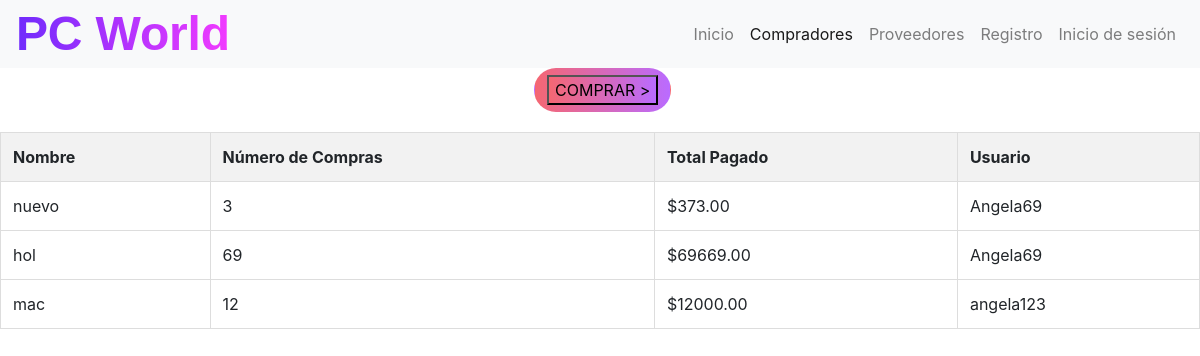
Page /compradores/ on the committed database.
### tasts/models.py (models this page shows, shortened)
class Comprador(models.Model):
    nombre = models.CharField(max_length=100)
    num_compras = models.IntegerField()
    total_pagado = models.DecimalField(max_digits=10, decimal_places=2)
    user = models.ForeignKey(User, on_delete=models.CASCADE)

### tasts/views.py (the view)
# urls.py: path('compradores/', views.lista_compradores, name='compradores'),
def lista_compradores(request):
    compradores = Comprador.objects.all()
    return render(request, 'list_compradores.html', {'compradores': compradores})

### tasts/templates/list_compradores.html (shortened to what this page needs)
{% extends 'base.html' %} {% block content %}
<a
  href="/crear_comprador/"
  class="btn btn-primary no-darken"
  style="
    border: 1px solid rgba(0, 0, 0, 0);
    border-radius: 980px;
    box-sizing: content-box;
    color: rgb(255, 255, 255);
    background-image: linear-gradient(
      90deg,
      rgb(245, 103, 114),
      rgb(186, 107, 255)
    );
    margin-left: 44.5% !important;
    margin-right: 44% !important;
    position: relative;
    z-index: 2; /* Asegura que este elemento esté sobre la capa de filtro oscuro */
  "
>
  <button
    style="
      background-image: linear-gradient(
        90deg,
        rgb(245, 103, 114),
        rgb(186, 107, 255)
      );
    "
  >
    COMPRAR >
  </button>
</a>
<table>
  <thead>
    <tr>
      <th>Nombre</th>
      <th>Número de Compras</th>
      <th>Total Pagado</th>
      <th>Usuario</th>
    </tr>
  </thead>
  <tbody>
    {% for comprador in compradores %}
    <tr>
      <td>{{ comprador.nombre }}</td>
      <td>{{ comprador.num_compras }}</td>
      <td>${{ comprador.total_pagado }}</td>
      <td>{{ comprador.user.username }}</td>
    </tr>
    {% endfor %}
  </tbody>
</table>
{% endblock %}

### tasts/templates/base.html (shortened to what this page needs)
<!DOCTYPE html>
<html lang="es">
  <head>
    <link
      rel="stylesheet"
      href="https://stackpath.bootstrapcdn.com/bootstrap/4.3.1/css/bootstrap.min.css"
    />
  </head>
  <body>
    <nav class="navbar navbar-expand-lg navbar-light bg-light">
      <a
        href="/"
        style="
          accent-color: auto;
          background-clip: text;
          background-image: linear-gradient(
            90deg,
            rgb(112, 43, 252) 0%,
            rgb(242, 59, 255) 100%,
            rgb(255, 112, 118) 200%,
            rgb(29, 29, 31) 300%
          );
          border-collapse: separate;
          caption-side: top;
          caret-color: rgb(29, 29, 31);
          clip-rule: nonzero;
          color: rgb(29, 29, 31);
          color-interpolation: srgb;
          color-interpolation-filters: linearrgb;
          color-scheme: normal;
          cursor: auto;
          direction: ltr;
          display: inline;
          empty-cells: show;
          fill: rgb(0, 0, 0);
          fill-opacity: 1;
          fill-rule: nonzero;
          font-family: Helvetica, Arial, sans-serif;
          font-feature-settings: normal;
          font-kerning: auto;
          font-optical-sizing: auto;
          font-palette: normal;
          font-size: 48px;
          font-size-adjust: none;
          font-stretch: 100%;
          font-style: normal;
          font-synthesis-small-caps: none;
          font-synthesis-style: none;
          font-synthesis-weight: none;
          font-variant-alternates: normal;
          font-variant-caps: normal;
          font-variant-east-asian: normal;
          font-variant-ligatures: normal;
          font-variant-numeric: normal;
          font-variant-position: normal;
          font-variation-settings: normal;
          font-weight: 600;
          glyph-orientation-horizontal: 0deg;
          glyph-orientation-vertical: auto;
          hanging-punctuation: none;
          height: auto;
          hyphenate-character: auto;
          hyphens: manual;
          image-orientation: from-image;
          image-rendering: auto;
          kerning: 0;
          letter-spacing: -0.144px;
          line-break: auto;
          line-height: 52.007679px;
          list-style-image: none;
          list-style-position: outside;
          list-style-type: disc;
          marker-end: none;
          marker-mid: none;
          marker-start: none;
          orphans: auto;
          overflow-wrap: normal;
          pointer-events: auto;
          print-color-adjust: economy;
          quotes: auto;
          resize: none;
          shape-rendering: auto;
          speak-as: normal;
          stroke: none;
          stroke-color: rgba(0, 0, 0, 0);
          stroke-dasharray: none;
          stroke-dashoffset: 0px;
          stroke-linecap: butt;
          stroke-linejoin: miter;
          stroke-miterlimit: 4;
          stroke-opacity: 1;
          stroke-width: 1px;
          tab-size: 8;
          text-align: left;
          text-align-last: auto;
          text-anchor: start;
          text-combine-upright: none;
          text-decoration-skip-ink: auto;
          text-emphasis-color: rgb(29, 29, 31);
          text-emphasis-position: over;
          text-emphasis-style: none;
          text-indent: 0px;
          text-orientation: mixed;
          text-rendering: auto;
          text-shadow: none;
          text-transform: none;
          text-underline-offset: auto;
          text-underline-position: auto;
          visibility: visible;
          widows: auto;
          width: auto;
          word-break: normal;
          word-spacing: 0px;
          writing-mode: horizontal-tb;
          -webkit-background-clip: text;
          -webkit-border-horizontal-spacing: 0px;
          -webkit-border-vertical-spacing: 0px;
          -webkit-box-decoration-break: clone;
          -webkit-box-direction: normal;
          -webkit-cursor-visibility: auto;
          -webkit-font-smoothing: antialiased;
          -webkit-hyphenate-limit-after: auto;
          -webkit-hyphenate-limit-before: auto;
          -webkit-hyphenate-limit-lines: no-limit;
          -webkit-line-align: none;
          -webkit-line-box-contain: block inline replaced;
          -webkit-line-grid: none;
          -webkit-line-snap: none;
          -webkit-locale: en-US;
          -webkit-nbsp-mode: normal;
          -webkit-rtl-ordering: logical;
          -webkit-ruby-position: before;
          -webkit-text-combine: none;
          -webkit-text-decorations-in-effect: none;
          -webkit-text-fill-color: rgba(0, 0, 0, 0);
          -webkit-text-security: none;
          -webkit-text-stroke-color: rgb(29, 29, 31);
          -webkit-text-stroke-width: 0px;
          -webkit-text-zoom: normal;
          -webkit-user-modify: read-only;
          -webkit-user-select: text;
        "
        >PC World</a
      >
      <div class="collapse navbar-collapse" id="navbarNavAltMarkup">
        <ul class="navbar-nav ml-auto">
          <li class="nav-item {% if request.path == '/' %}active{% endif %}">
              <a class="nav-link" href="{% url 'home' %}">Inicio</a>
          </li>
          <li class="nav-item {% if request.path == '/compradores/' %}active{% endif %}">
              <a class="nav-link" href="{% url 'compradores' %}">Compradores</a>
          </li>
          <li class="nav-item {% if request.path == '/proveedores/' %}active{% endif %}">
              <a class="nav-link" href="{% url 'proveedores' %}">Proveedores</a>
          </li>
          {% if user.is_authenticated %}
              <li class="nav-item">
                  <a class="nav-link" href="{% url 'logout' %}">Cerrar sesión</a>
              </li>
          {% else %}
              <li class="nav-item">
                  <a class="nav-link" href="{% url 'signup' %}">Registro</a>
              </li>
              <li class="nav-item">
                  <a class="nav-link" href="{% url 'signin' %}">Inicio de sesión</a>
              </li>
          {% endif %}
      </ul>
      </div>
    </nav>
    {% block content %} {% endblock %}
  </body>
</html>

### tasts/templates/list_compradores.html (style rules this page uses)
table { width: 100%; border-collapse: collapse; margin-top: 20px; }
th, td { border: 1px solid #ddd; padding: 12px; text-align: left; }
th { background-color: #f2f2f2; }

### rows in the picture
Comprador: nombre "nuevo", num_compras "3", total_pagado "373.00", user.username "Angela69"
Comprador: nombre "hol", num_compras "69", total_pagado "69669.00", user.username "Angela69"
Comprador: nombre "mac", num_compras "12", total_pagado "12000.00", user.username "angela123"
